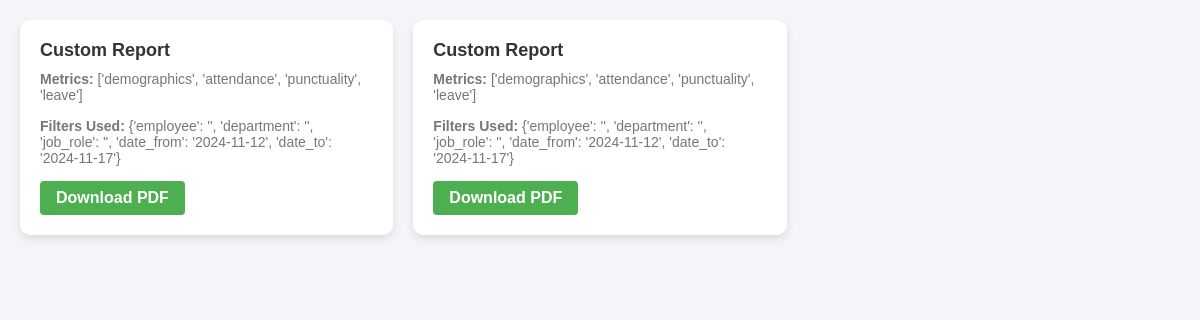
Before: /report-list/ with the older database file.
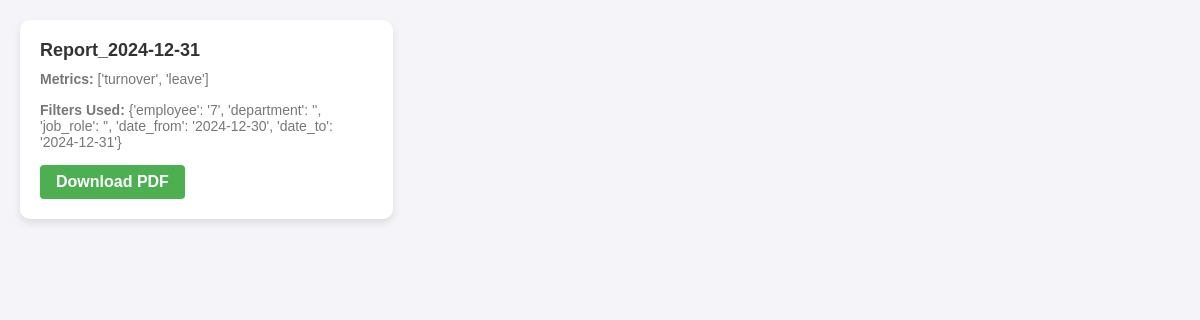
After: the same page with the newer database file.
### hrms/models.py (models this page shows, shortened)
class GeneratedReport(models.Model):
    report_name = models.CharField(max_length=255)
    metrics_selected = models.JSONField()
    filters_used = models.JSONField()
    pdf_file = models.FileField(upload_to='reports/')
    start_date = models.DateField(null=True, blank=True)  # Make it nullable
    end_date = models.DateField(null=True, blank=True)    # Make it nullable
    created_at = models.DateTimeField(auto_now_add=True)

### hrms/views.py (the view)
# urls.py: path('report-list/', report_list, name='report_list'),
def report_list(request):
    reports = GeneratedReport.objects.all()
    return render(request, 'hrms/admin/reports/report-list.html', {'reports': reports})

### hrms/templates/hrms/admin/reports/report-list.html (shortened to what this page needs)
<head>
  </head>
  <body>
    <div class="reports-container">
      {% for report in reports %}
      <div class="report-card">
        <div class="report-card-header">{{ report.report_name }}</div>
        <div class="report-metrics">
          <strong>Metrics:</strong> {{ report.metrics_selected }}
        </div>
        <div class="report-filters">
          <strong>Filters Used:</strong> {{ report.filters_used }}
        </div>
        <a href="{% url 'export_report_pdf' report.id %}" class="download-btn">Download PDF</a>
      </div>
      {% endfor %}
    </div>
  </body>

Changed rows visible on the page:
removed GeneratedReport: report_name "Custom Report", metrics_selected "['demographics', 'attendance', 'punctuality', 'leave']", filters_used "{'employee': '', 'department': '', 'job_role': '', 'date_from': '2024-11-12', 'date_to': '2024-11-17'}"
removed GeneratedReport: report_name "Custom Report", metrics_selected "['demographics', 'attendance', 'punctuality', 'leave']", filters_used "{'employee': '', 'department': '', 'job_role': '', 'date_from': '2024-11-12', 'date_to': '2024-11-17'}"
added GeneratedReport: report_name "Report_2024-12-31", metrics_selected "['turnover', 'leave']", filters_used "{'employee': '7', 'department': '', 'job_role': '', 'date_from': '2024-12-30', 'date_to': '2024-12-31'}"
